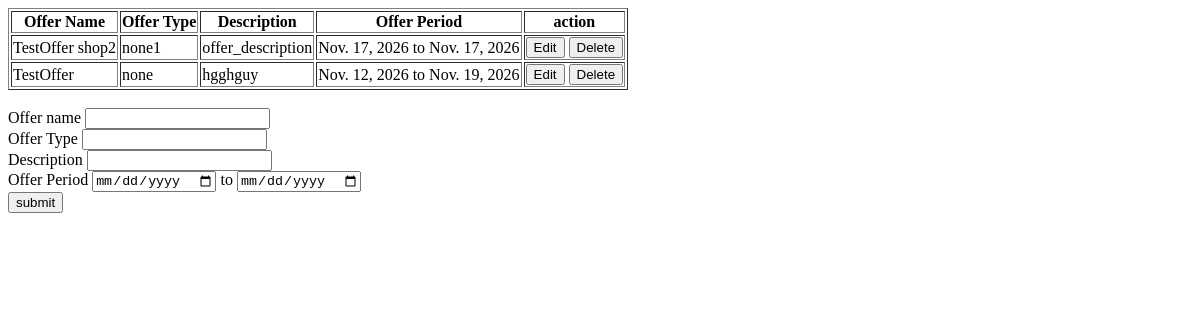
/ManageOffers (signed in), run on an earlier commit of the app's database.
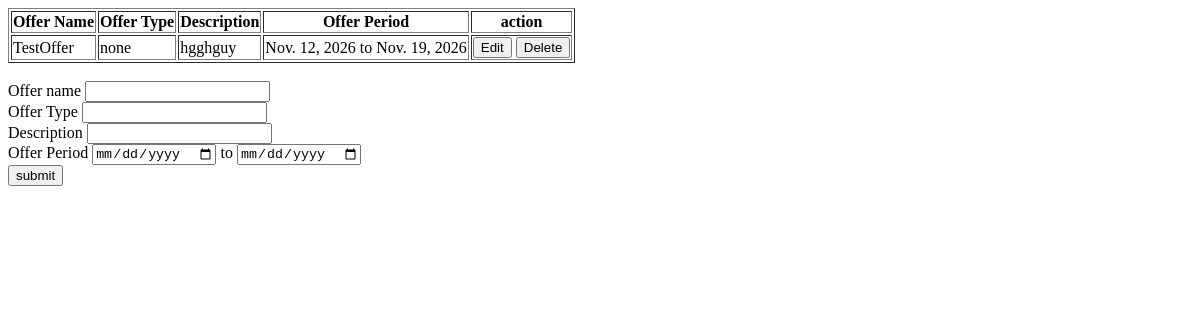
And on a later commit of the database.
### RetailIQApp/models.py (models this page shows)
class OfferTable(models.Model):
    SHOPID = models.ForeignKey(ShopTable, on_delete=models.CASCADE, null=True, blank=True)
    offer_name = models.CharField(max_length=20, null=True, blank=True)
    offer_description = models.CharField(max_length=100, null=True, blank=True)
    offer_type = models.CharField(max_length=20, null=True, blank=True)
    offer_start_date = models.DateField(null=True, blank=True)
    offer_end_date = models.DateField(null=True, blank=True)
    is_active = models.BooleanField(default=True)
    created_at = models.DateTimeField(auto_now_add=True)

### RetailIQApp/views.py (the view, shortened to what this page needs)
# urls.py: path('ManageOffers',ManageOffers.as_view(),name='ManageOffers'),
class ManageOffers(View):
    def get(self,request):
        obj = OfferTable.objects.filter(SHOPID__LOGINID_id=request.session['loginid']).all()
        return render(request,'shop/ManageOffers.html', {'offer_data':obj})

### templates/Shop/manageoffers.html (shortened to what this page needs)
<!DOCTYPE html>
<html lang="en">
<head>
</head>
<body>
      <table border="1">
        <tr>
            <th>Offer Name</th>
            <th>Offer Type</th>
            <th>Description</th>
            <th>Offer Period</th>
            <th>action</th>
        </tr>
        {% for i in offer_data %}
        <tr>
            <td>{{ i.offer_name }}</td>
            <td>{{ i.offer_type }}</td>
            <td>{{ i.offer_description }}</td>
            <td>{{ i.offer_start_date }} to {{ i.offer_end_date }}</td>
            <td>
                <a href="editOffer/{{i.id}}"><button>Edit</button></a>
                <a href="deleteOffer/{{i.id}}"><button>Delete</button></td></a>
        </tr>
        {% endfor %}
      </table>
      <br>
        <form method="post">
            <label>Offer name</label>
            <input type="text" name="offer_name" required> <br>
            <label>Offer Type</label>
            <input type="text" name="offer_type"> <br>
            <label>Description</label>
            <input type="text" name="offer_description" > <br>
            <label>Offer Period</label>
            <input type="date" name="offer_start_date" required> to <input type="date" name="offer_end_date" required>  <br>
            <button type="submit">submit</button>
        </form>
</body>
</html>

What changed in the data, as far as the page shows it:
removed OfferTable: offer_name "TestOffer shop2", offer_type "none1", offer_description "offer_description", offer_start_date "Nov. 17, 2026", offer_end_date "Nov. 17, 2026"
